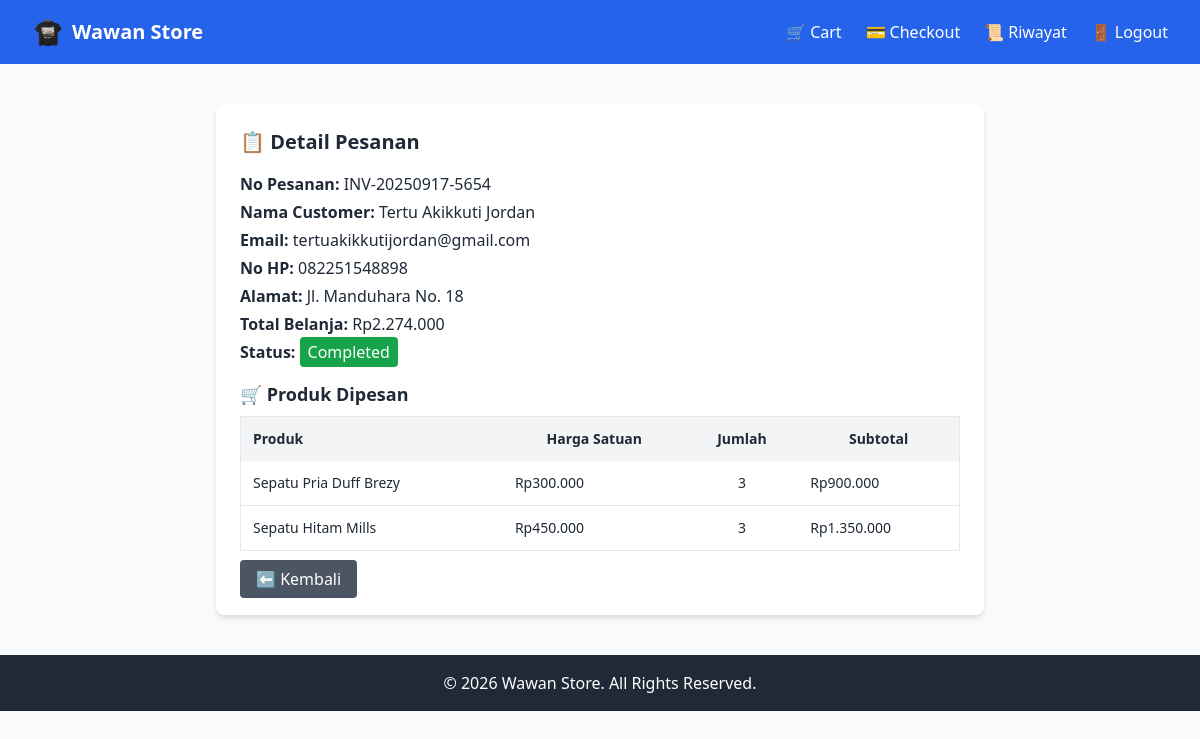
/admin/order_detail.php?id=9 (signed in), run on the app's committed database.
### tables this page shows
CREATE TABLE `orders` (
  `id` int(11) NOT NULL,
  `order_number` varchar(20) DEFAULT NULL,
  `user_id` int(11) NOT NULL,
  `address_id` int(11) NOT NULL,
  `total_amount` decimal(12,2) NOT NULL,
  `status` enum('pending','paid','shipped','completed','cancelled') DEFAULT 'pending',
  `created_at` timestamp NOT NULL DEFAULT current_timestamp()
);

CREATE TABLE `users` (
  `id` int(11) NOT NULL,
  `name` varchar(100) NOT NULL,
  `email` varchar(100) NOT NULL,
  `password` varchar(255) NOT NULL,
  `phone` varchar(20) DEFAULT NULL,
  `role` enum('admin','customer') DEFAULT 'customer',
  `created_at` timestamp NOT NULL DEFAULT current_timestamp()
);

CREATE TABLE `addresses` (
  `id` int(11) NOT NULL,
  `user_id` int(11) NOT NULL,
  `province_id` int(11) NOT NULL,
  `regency_id` int(11) NOT NULL,
  `detail` text DEFAULT NULL,
  `postal_code` varchar(10) DEFAULT NULL
);

CREATE TABLE `order_items` (
  `id` int(11) NOT NULL,
  `order_id` int(11) NOT NULL,
  `product_id` int(11) NOT NULL,
  `quantity` int(11) NOT NULL,
  `price` decimal(12,2) NOT NULL
);

CREATE TABLE `products` (
  `id` int(11) NOT NULL,
  `category_id` int(11) NOT NULL,
  `name` varchar(150) NOT NULL,
  `description` text DEFAULT NULL,
  `price` decimal(12,2) NOT NULL,
  `stock` int(11) DEFAULT 0,
  `image` varchar(255) DEFAULT NULL
);

### includes/functions.php (called while the page is built, shortened)
<?php
function e($string) {
    return htmlspecialchars($string, ENT_QUOTES, 'UTF-8');
}

### admin/order_detail.php (the view, shortened to what this page needs)
<?php
include "../config/database.php";
include "../includes/functions.php";
$orderId = (int) $_GET['id'];
$stmt = $conn->prepare("
    SELECT o.*, u.name AS customer_name, u.email, u.phone, a.detail AS address
    FROM orders o
    JOIN users u ON o.user_id = u.id
    JOIN addresses a ON o.address_id = a.id
    WHERE o.id = ?
");
$stmt->bind_param("i", $orderId);
$stmt->execute();
$order = $stmt->get_result()->fetch_assoc();
$itemStmt = $conn->prepare("
    SELECT oi.*, p.name AS product_name, p.price AS product_price
    FROM order_items oi
    JOIN products p ON oi.product_id = p.id
    WHERE oi.order_id = ?
");
$itemStmt->bind_param("i", $orderId);
$itemStmt->execute();
$items = $itemStmt->get_result();
include "../includes/header.php";
?>
<div class="max-w-3xl mx-auto bg-white p-6 rounded-lg shadow-md mt-6">
  <h2 class="text-xl font-bold mb-4">📋 Detail Pesanan</h2>
  <?php if ($order): ?>
    <div class="mb-4 space-y-1">
      <p><strong>No Pesanan:</strong> <?= e($order['order_number']) ?></p>
      <p><strong>Nama Customer:</strong> <?= e($order['customer_name']) ?></p>
      <p><strong>Email:</strong> <?= e($order['email']) ?></p>
      <p><strong>No HP:</strong> <?= e($order['phone']) ?></p>
      <p><strong>Alamat:</strong> <?= e($order['address']) ?></p>
      <p><strong>Total Belanja:</strong> Rp<?= number_format($order['total_amount'],0,',','.') ?></p>
      <p><strong>Status:</strong>
        <span class="px-2 py-1 rounded text-white
          <?php
            switch($order['status']){
              case 'completed': echo 'bg-green-600'; break;
            }
          ?>">
          <?= ucfirst($order['status']) ?>
        </span>
      </p>
    </div>
    <h3 class="text-lg font-semibold mb-2">🛒 Produk Dipesan</h3>
    <div class="overflow-x-auto">
      <table class="w-full border border-gray-200 text-sm">
        <thead class="bg-gray-100">
          <tr>
            <th class="p-3 text-left">Produk</th>
            <th class="p-3">Harga Satuan</th>
            <th class="p-3">Jumlah</th>
            <th class="p-3">Subtotal</th>
          </tr>
        </thead>
        <tbody>
          <?php if ($items->num_rows > 0): ?>
            <?php while ($item = $items->fetch_assoc()): ?>
              <tr class="border-b hover:bg-gray-50">
                <td class="p-3"><?= e($item['product_name']) ?></td>
                <td class="p-3">Rp<?= number_format($item['price'],0,',','.') ?></td>
                <td class="p-3 text-center"><?= e($item['quantity']) ?></td>
                <td class="p-3 font-medium">Rp<?= number_format($item['price'] * $item['quantity'],0,',','.') ?></td>
              </tr>
            <?php endwhile; ?>
          <?php else: ?>
            <tr>
              <td colspan="4" class="p-3 text-center text-gray-500">Tidak ada produk dalam pesanan ini.</td>
            </tr>
          <?php endif; ?>
        </tbody>
      </table>
    </div>
  <?php else: ?>
    <p class="text-red-600">Pesanan tidak ditemukan.</p>
  <?php endif; ?>
  <div class="mt-4">
    <a href="orders.php" class="bg-gray-600 text-white px-4 py-2 rounded hover:bg-gray-700">⬅ Kembali</a>
  </div>
</div>
<?php include "../includes/footer.php"; ?>

### data on the page
orders: order_number "INV-20250917-5654", user.name "Tertu Akikkuti Jordan", user.email "tertuakikkutijordan@gmail.com", user.phone "082251548898", address.detail "Jl. Manduhara No. 18", total_amount "2.274.000", status "Completed"
order_items: product.name "Sepatu Pria Duff Brezy", price "300.000", quantity "3", $item['price'] * $item['quantity'] "900.000"
order_items: product.name "Sepatu Hitam Mills", price "450.000", quantity "3", $item['price'] * $item['quantity'] "1.350.000"
